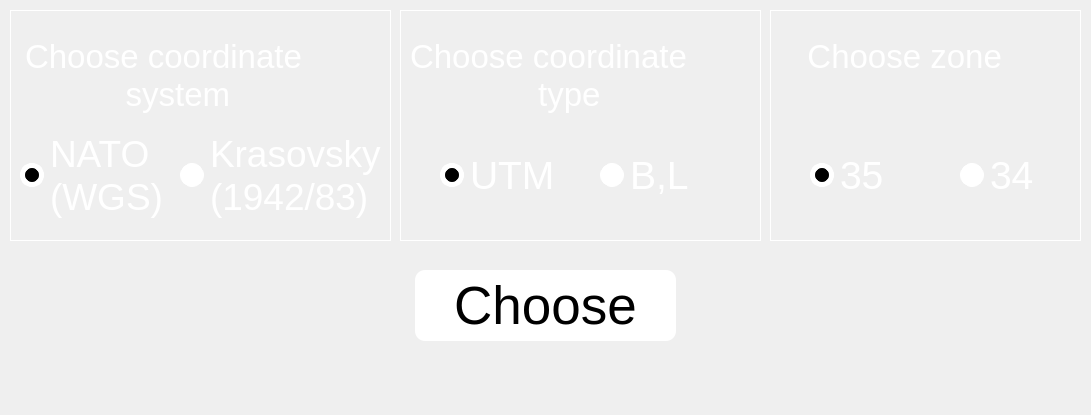
    <widget class="QWidget" name="coordinatesystem">
     <property name="geometry">
      <rect>
       <x>0</x>
       <y>0</y>
       <width>1091</width>
       <height>415</height>
      </rect>
     </property>
     <property name="font">
      <font>
       <family>Arial</family>
      </font>
     </property>
     <attribute name="label">
      <string>COORDINATE SYSTEM</string>
     </attribute>
     <widget class="QPushButton" name="btnChooseCoordSys">
      <property name="geometry">
       <rect>
        <x>415</x>
        <y>270</y>
        <width>261</width>
        <height>71</height>
       </rect>
      </property>
      <property name="font">
       <font>
        <family>Ubuntu</family>
        <pointsize>40</pointsize>
        <weight>50</weight>
        <bold>false</bold>
       </font>
      </property>
      <property name="focusPolicy">
       <enum>Qt::ClickFocus</enum>
      </property>
      <property name="styleSheet">
       <string notr="true">border: 2px white;
border-radius: 10px;
padding: 0 8px;
background: white;
color: black;</string>
      </property>
      <property name="text">
       <string>Choose</string>
      </property>
     </widget>
     <widget class="QFrame" name="frame_">
      <property name="geometry">
       <rect>
        <x>10</x>
        <y>10</y>
        <width>381</width>
        <height>231</height>
       </rect>
      </property>
      <property name="styleSheet">
       <string notr="true">border:1px solid white;</string>
      </property>
      <property name="frameShape">
       <enum>QFrame::StyledPanel</enum>
      </property>
      <property name="frameShadow">
       <enum>QFrame::Raised</enum>
      </property>
      <widget class="QLabel" name="lblChoose">
       <property name="geometry">
        <rect>
         <x>15</x>
         <y>20</y>
         <width>341</width>
         <height>91</height>
        </rect>
       </property>
       <property name="font">
        <font>
         <family>Ubuntu</family>
         <pointsize>25</pointsize>
         <weight>50</weight>
         <bold>false</bold>
        </font>
       </property>
       <property name="styleSheet">
        <string notr="true">color: white;
border:0px;</string>
       </property>
       <property name="text">
        <string>Choose coordinate
           system</string>
       </property>
      </widget>
      <widget class="QRadioButton" name="wgs">
       <property name="geometry">
        <rect>
         <x>10</x>
         <y>120</y>
         <width>141</width>
         <height>91</height>
        </rect>
       </property>
       <property name="font">
        <font>
         <family>Ubuntu</family>
         <pointsize>28</pointsize>
        </font>
       </property>
       <property name="focusPolicy">
        <enum>Qt::ClickFocus</enum>
       </property>
       <property name="styleSheet">
        <string notr="true">QRadioButton::indicator:unchecked{
background:white;
border: 1px solid;
border-color: white;
width: 22px;
height: 22px;
border-radius: 12px;
}
QRadioButton::indicator:checked{
background:black;
border: 5px solid;
border-color: white;
width: 14px;
height: 14px;
border-radius: 12px;
}
QRadioButton{
color:white;
border:0px;
}</string>
       </property>
       <property name="text">
        <string>NATO
(WGS)</string>
       </property>
       <property name="checked">
        <bool>true</bool>
       </property>
      </widget>
      <widget class="QRadioButton" name="krasovsky">
       <property name="geometry">
        <rect>
         <x>170</x>
         <y>120</y>
         <width>201</width>
         <height>91</height>
        </rect>
       </property>
       <property name="font">
        <font>
         <family>Ubuntu</family>
         <pointsize>28</pointsize>
        </font>
       </property>
       <property name="focusPolicy">
        <enum>Qt::ClickFocus</enum>
       </property>
       <property name="styleSheet">
        <string notr="true">QRadioButton::indicator:unchecked{
background:white;
border: 1px solid;
border-color: white;
width: 22px;
height: 22px;
border-radius: 12px;
}
QRadioButton::indicator:checked{
background:black;
border: 5px solid;
border-color: white;
width: 14px;
height: 14px;
border-radius: 12px;
}
QRadioButton{
color:white;
border:0px;
}</string>
       </property>
       <property name="text">
        <string>Krasovsky
(1942/83)</string>
       </property>
      </widget>
     </widget>
     <widget class="QFrame" name="frame_type">
      <property name="geometry">
       <rect>
        <x>400</x>
        <y>10</y>
        <width>361</width>
        <height>231</height>
       </rect>
      </property>
      <property name="styleSheet">
       <string notr="true">border:1px solid white;</string>
      </property>
      <property name="frameShape">
       <enum>QFrame::StyledPanel</enum>
      </property>
      <property name="frameShadow">
       <enum>QFrame::Raised</enum>
      </property>
      <widget class="QRadioButton" name="bl">
       <property name="geometry">
        <rect>
         <x>200</x>
         <y>120</y>
         <width>111</width>
         <height>91</height>
        </rect>
       </property>
       <property name="font">
        <font>
         <family>Ubuntu</family>
         <pointsize>29</pointsize>
        </font>
       </property>
       <property name="focusPolicy">
        <enum>Qt::ClickFocus</enum>
       </property>
       <property name="styleSheet">
        <string notr="true">QRadioButton::indicator:unchecked{
background:white;
border: 1px solid;
border-color: white;
width: 22px;
height: 22px;
border-radius: 12px;
}
QRadioButton::indicator:checked{
background:black;
border: 5px solid;
border-color: white;
width: 14px;
height: 14px;
border-radius: 12px;
}
QRadioButton{
color:white;
border:0px;
}</string>
       </property>
       <property name="text">
        <string>B,L</string>
       </property>
      </widget>
      <widget class="QLabel" name="lblChooseType">
       <property name="geometry">
        <rect>
         <x>10</x>
         <y>20</y>
         <width>341</width>
         <height>91</height>
        </rect>
       </property>
       <property name="font">
        <font>
         <family>Ubuntu</family>
         <pointsize>25</pointsize>
         <weight>50</weight>
         <bold>false</bold>
        </font>
       </property>
       <property name="styleSheet">
        <string notr="true">color: white;
border:0px;</string>
       </property>
       <property name="text">
        <string>Choose coordinate
              type</string>
       </property>
      </widget>
      <widget class="QRadioButton" name="utm_xy">
       <property name="geometry">
        <rect>
         <x>40</x>
         <y>120</y>
         <width>121</width>
         <height>91</height>
        </rect>
       </property>
       <property name="font">
        <font>
         <family>Ubuntu</family>
         <pointsize>29</pointsize>
        </font>
       </property>
       <property name="focusPolicy">
        <enum>Qt::ClickFocus</enum>
       </property>
       <property name="styleSheet">
        <string notr="true">QRadioButton::indicator:unchecked{
background:white;
border: 1px solid;
border-color: white;
width: 22px;
height: 22px;
border-radius: 12px;
}
QRadioButton::indicator:checked{
background:black;
border: 5px solid;
border-color: white;
width: 14px;
height: 14px;
border-radius: 12px;
}
QRadioButton{
color:white;
border:0px;
}</string>
       </property>
       <property name="text">
        <string>UTM</string>
       </property>
       <property name="checked">
        <bool>true</bool>
       </property>
      </widget>
     </widget>
     <widget class="QFrame" name="frame_zone">
      <property name="geometry">
       <rect>
        <x>770</x>
        <y>10</y>
        <width>311</width>
        <height>231</height>
       </rect>
      </property>
      <property name="styleSheet">
       <string notr="true">border:1px solid white;</string>
      </property>
      <property name="frameShape">
       <enum>QFrame::StyledPanel</enum>
      </property>
      <property name="frameShadow">
       <enum>QFrame::Raised</enum>
      </property>
      <widget class="QLabel" name="lblChoose_zone">
       <property name="geometry">
        <rect>
         <x>10</x>
         <y>20</y>
         <width>291</width>
         <height>91</height>
        </rect>
       </property>
       <property name="font">
        <font>
         <family>Ubuntu</family>
         <pointsize>25</pointsize>
         <weight>50</weight>
         <bold>false</bold>
        </font>
       </property>
       <property name="styleSheet">
        <string notr="true">color: white;
border:0px;</string>
       </property>
       <property name="text">
        <string>   Choose zone
</string>
       </property>
      </widget>
      <widget class="QRadioButton" name="zone_35">
       <property name="geometry">
        <rect>
         <x>40</x>
         <y>120</y>
         <width>121</width>
         <height>91</height>
        </rect>
       </property>
       <property name="font">
        <font>
         <family>Ubuntu</family>
         <pointsize>29</pointsize>
        </font>
       </property>
       <property name="focusPolicy">
        <enum>Qt::ClickFocus</enum>
       </property>
       <property name="styleSheet">
        <string notr="true">QRadioButton::indicator:unchecked{
background:white;
border: 1px solid;
border-color: white;
width: 22px;
height: 22px;
border-radius: 12px;
}
QRadioButton::indicator:checked{
background:black;
border: 5px solid;
border-color: white;
width: 14px;
height: 14px;
border-radius: 12px;
}
QRadioButton{
color:white;
border:0px;
}</string>
       </property>
       <property name="text">
        <string>35</string>
       </property>
       <property name="checked">
        <bool>true</bool>
       </property>
      </widget>
      <widget class="QRadioButton" name="zone_34">
       <property name="geometry">
        <rect>
         <x>190</x>
         <y>120</y>
         <width>111</width>
         <height>91</height>
        </rect>
       </property>
       <property name="font">
        <font>
         <family>Ubuntu</family>
         <pointsize>29</pointsize>
        </font>
       </property>
       <property name="focusPolicy">
        <enum>Qt::ClickFocus</enum>
       </property>
       <property name="styleSheet">
        <string notr="true">QRadioButton::indicator:unchecked{
background:white;
border: 1px solid;
border-color: white;
width: 22px;
height: 22px;
border-radius: 12px;
}
QRadioButton::indicator:checked{
background:black;
border: 5px solid;
border-color: white;
width: 14px;
height: 14px;
border-radius: 12px;
}
QRadioButton{
color:white;
border:0px;
}</string>
       </property>
       <property name="text">
        <string>34</string>
       </property>
      </widget>
     </widget>
    </widget>
